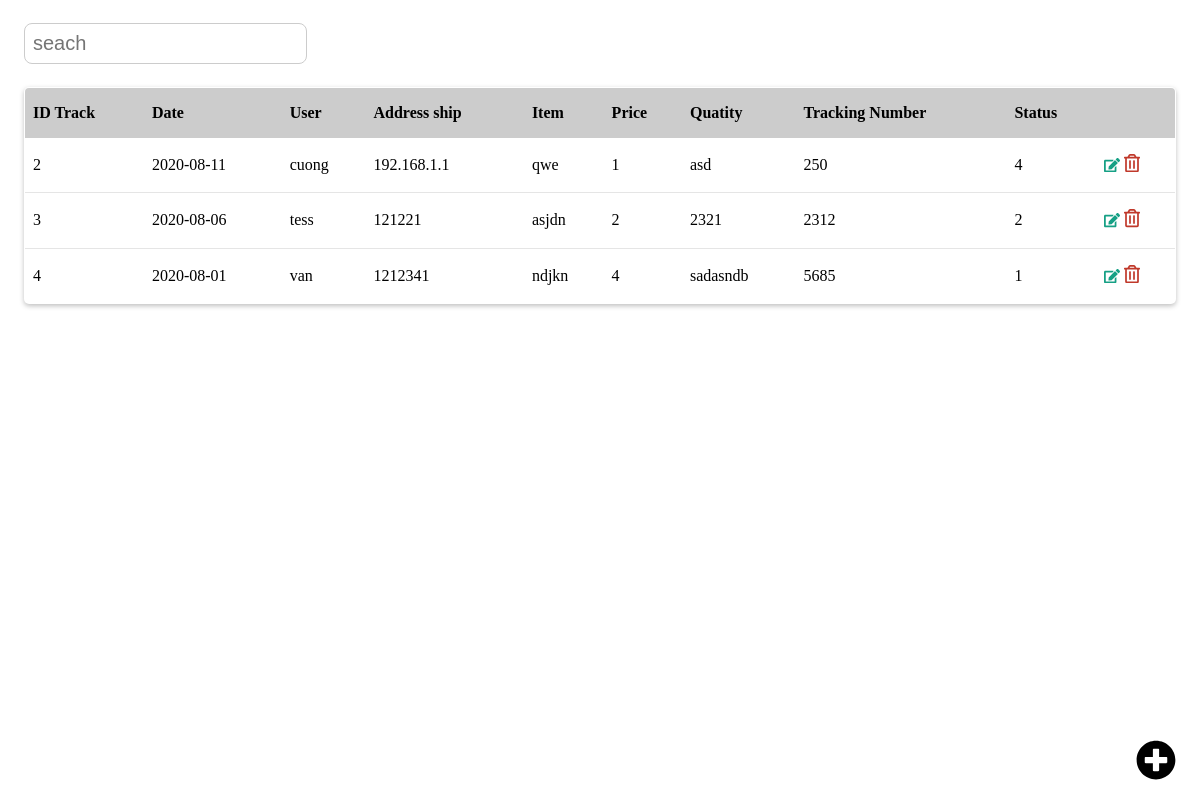
The page /?action=order_table (signed in) on the database its author committed.
### tables this page shows
CREATE TABLE `track_oder` (
  `id_track` int(50) NOT NULL,
  `date` date NOT NULL,
  `user` varchar(50) NOT NULL,
  `address` varchar(50) NOT NULL,
  `item` varchar(255) NOT NULL,
  `price` int(50) NOT NULL,
  `quatity` varchar(255) NOT NULL,
  `tracking_number` int(50) NOT NULL,
  `status` int(50) NOT NULL
);

### index.php (called while the page is built)
<?php
	include_once 'control/controller.php';
	$con=new Control();
	$con->destination();
 ?>

### model/model.php (called while the page is built, shortened)
<?php
class Basemodel
{
	private $str_connect;
	public function connect()
	{
		$this->str_connect=new mysqli('localhost','root','','minhhoang');
		mysqli_set_charset($this->str_connect,'utf8');
	}
	public function order_table()
	{
		$str="SELECT * FROM `track_oder`";
		$result=$this->str_connect->query($str);
		if ($result->num_rows==0) {
			$data=0;
		}else{
			while ($row=$result->fetch_assoc()) {
				$data[]=$row;
			}
		}
		return $data;
	}
}
 ?>

### view/home_table.php (the view, shortened to what this page needs)
<!DOCTYPE html>
<html lang="en">
<head>
	<link rel="stylesheet" type="text/css" href="css/test.css">
</head>
<body>
	<?php if (isset($_SESSION['user'])) {
		?>
		<div class="header">
		<div class="seach-box">
			<input type="text" id="myInput" onkeyup="myFunction()" placeholder="seach">
		</div>
		<div class="btn-add">
			<label for="popup-close">
			</label>
		</div>
	</div>
	<table id="my-table-id">
	    <thead>
	    <tr>
	        <th>ID Track</th>
	        <th>Date</th>
	        <th>User</th>
	        <th>Address ship</th>
	        <th>Item</th>
	        <th>Price</th>
	        <th>Quatity</th>
	        <th>Tracking Number</th>
	        <th>Status</th>
	        <th></th>
	    </tr>
	    </thead>
	    <tbody>
	    	<?php
	    		if ($order_table!=0) {
	    			foreach ($order_table as $key => $value) {
	    				?><tr>
	    					<td><?php echo $value['id_track']; ?></td>
					        <td><?php echo $value['date']; ?></td>
					        <td><?php echo $value['user']; ?></td>
					        <td><?php echo $value['address']; ?></td>
					        <td><?php echo $value['item']; ?></td>
					        <td><?php echo $value['price']; ?></td>
					        <td><?php echo $value['quatity']; ?></td>
					        <td><?php echo $value['tracking_number']; ?></td>
					        <td><?php echo $value['status']; ?></td>
					        <td>
					        	<div class="btn-button">
					        	<label style="color: #16a085" for="popup-edit">
					        	</label>
					      		<a style="color: #c0392b" onclick="return confirm('Do you want to delete ?'); "   href="?action=order_table&delete_id_track=<?php echo $value['id_track'] ?>"></a>
					        	</div>
					        </td>
					        </tr>
	    				<?php
	    			}
	    		}
	    	?>
	    </tbody>
	</table>
		<?php
	}else{
		echo 'Vui Lòng đăng nhập';
	}
	 ?>
</body>
</html>

### control/controller.php (shortened to what this page needs)
<?php
include_once 'model/model.php';
class Control
{
	private $base;
	function __construct()
	{
		$this->base=new Basemodel();
	}
				?>
					<?php
	public function destination()
	{
		if (isset($_GET['action'])) {
			switch ($_GET['action']) {
				case 'order_table':
					$order_table=$this->base->order_table();
					include 'view/home_table.php';
					break;
			}
		}else{
			include 'view/login.php';
			$this->login();
		}
	}
}
 ?>

### css/test.css (style rules this page uses)
* { margin: 0; padding: 0; }
body { margin:0 2%; }
table { border: 1px #a39485 solid; font-size: 1em; box-shadow: 0 2px 5px rgba(0,0,0,.25); width: 100%; border-collapse: collapse; border-radius: 5px; overflow: hidden; }
th { text-align: left; }
thead { font-weight: bold; color: black; background: #cccccc; }
td, th { padding: 1em .5em; vertical-align: middle; }
td { border-bottom: 1px solid rgba(0,0,0,.1); background: #fff; }
a { color: #73685d; }
.btn-button svg { width: 1rem; }
.seach-box { margin: 2% 0; }
a { text-decoration: none; }
.seach-box input { padding: 0.5rem; max-width: 100%; font-size: 20px; border-radius: 0.5rem; border: 1px solid #cccccc; }
.btn-add,.btn-edit { position: fixed; right: 2%; bottom: 2%; }
.btn-add svg,.btn-edit svg { width: 2.5rem; }

### rows shown on the page
track_oder: id_track "2", date "2020-08-11", user "cuong", address "192.168.1.1", item "qwe", price "1", quatity "asd", tracking_number "250", status "4"
track_oder: id_track "3", date "2020-08-06", user "tess", address "121221", item "asjdn", price "2", quatity "2321", tracking_number "2312", status "2"
track_oder: id_track "4", date "2020-08-01", user "van", address "1212341", item "ndjkn", price "4", quatity "sadasndb", tracking_number "5685", status "1"
